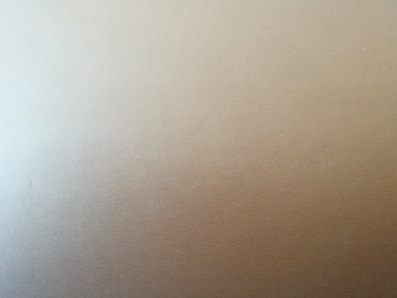
#> input picture Moudel10/Haralick/testing/IMG_20180127_104828.jpg, 397 x 298 px
$ python Lighting_Color-spaces.py --image ../Moudel10/Haralick/testing/IMG_20180127_104828.jpg
#> lines starting #> are read from the running program, lines starting #| are printed output that depends on the picture
#coding=utf-8
import argparse
import cv2

ap = argparse.ArgumentParser()
ap.add_argument("-i", "--image", required = True, help = "Path to the image")
args = vars(ap.parse_args())

image = cv2.imread(args["image"])
#> image is the input picture: shape (298, 397, 3); mean B, G, R 145.3, 159.2, 169.4
cv2.imshow("RGB", image)

for (name, chan) in zip(("B", "G", "R"), cv2.split(image)):
    cv2.imshow(name, chan)
#> this loop made 3 passes
#> name on passes 1 to 3: 'B', 'G', 'R'
#> pass 1, `cv2.imshow(name, chan)`:
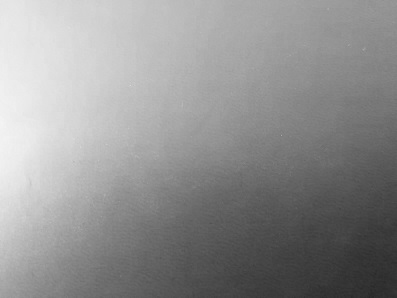
#> window 'B': shape (298, 397); min 38, max 244, mean 145.3

cv2.waitKey(0)
cv2.destroyAllWindows()

hsv = cv2.cvtColor(image, cv2.COLOR_BGR2HSV)
#> hsv: shape (298, 397, 3); mean H, S, V 33.4, 49, 171.9
cv2.imshow("HSV", hsv)

for (name, chan) in zip(("H", "S", "V"), cv2.split(hsv)):
    cv2.imshow(name, chan)
#> this loop made 3 passes
#> pass 1, `cv2.imshow(name, chan)`:
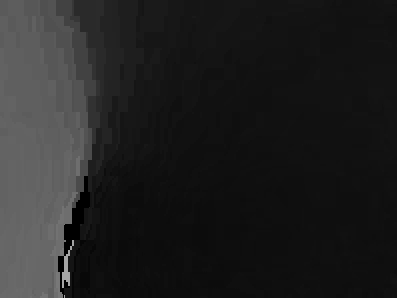
#> window 'H': shape (298, 397); min 0, max 165, mean 33.4
#> pass 2, `cv2.imshow(name, chan)`:
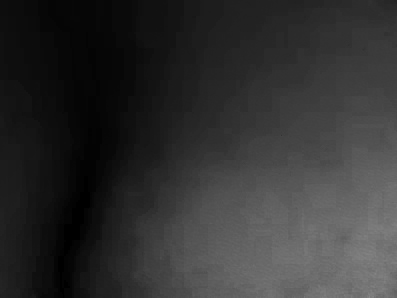
#> window 'S': shape (298, 397); min 0, max 137, mean 49

cv2.waitKey(0)
cv2.destroyAllWindows()

lab = cv2.cvtColor(image, cv2.COLOR_BGR2LAB)
#> lab: shape (298, 397, 3); mean of channels 0, 1, 2 167.8, 129.8, 137
for (name, chan) in zip(("L*", "a*", "b*"), cv2.split(lab)):
    cv2.imshow(name, chan)
#> this loop made 3 passes
#> pass 1, `cv2.imshow(name, chan)`:
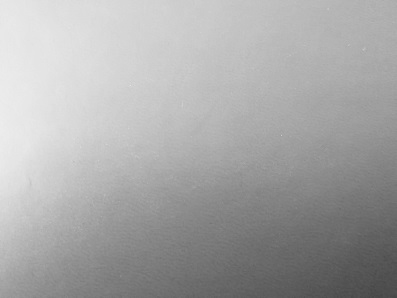
#> window 'L*': shape (298, 397); min 70, max 237, mean 167.8
#> pass 2, `cv2.imshow(name, chan)`:
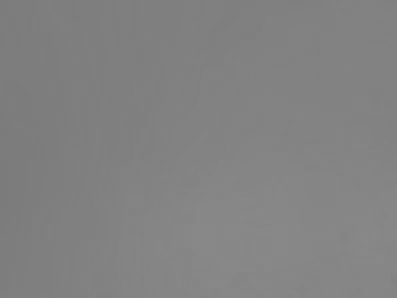
#> window 'a*': shape (298, 397); min 123, max 136, mean 129.8
cv2.waitKey(0)
cv2.destroyAllWindows()

gray = cv2.cvtColor(image, cv2.COLOR_BGR2GRAY)
cv2.imshow("Original", image)
cv2.imshow("Grayscale", gray)
cv2.waitKey(0)

$ run again, on Moudel10/Haralick/testing/lattice_05.jpg
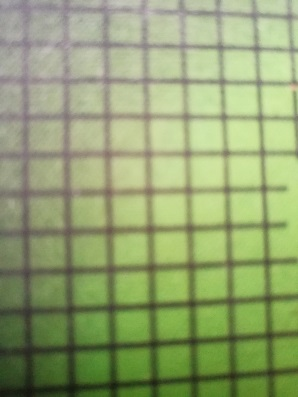
#> input picture Moudel10/Haralick/testing/lattice_05.jpg, 298 x 397 px
#> image is the input picture: shape (397, 298, 3); mean B, G, R 113.1, 162.3, 146.6
#> the loop `for (name, chan) in zip(("B", "G", "R"), cv2.split(image)):` made 3 passes
#> name on passes 1 to 3: 'B', 'G', 'R'
#> hsv: shape (397, 298, 3); mean H, S, V 39.6, 82.1, 163
#> the loop `for (name, chan) in zip(("H", "S", "V"), cv2.split(hsv)):` made 3 passes
#> pass 1, `cv2.imshow(name, chan)`:
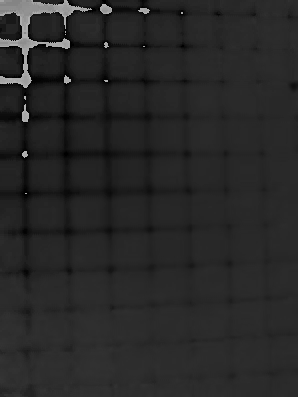
#> window 'H': shape (397, 298); min 0, max 177, mean 39.6
#> lab: shape (397, 298, 3); mean of channels 0, 1, 2 163.6, 114.1, 151.7
#> the loop `for (name, chan) in zip(("L*", "a*", "b*"), cv2.split(lab)):` made 3 passes
#> `gray = cv2.cvtColor(image, cv2.COLOR_BGR2GRAY)`:
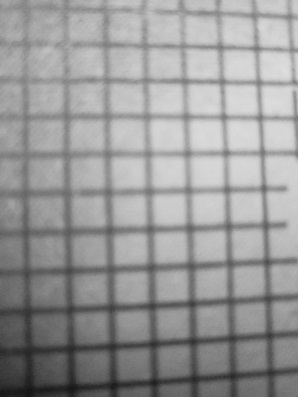
#> gray: shape (397, 298); min 20, max 222, mean 152
